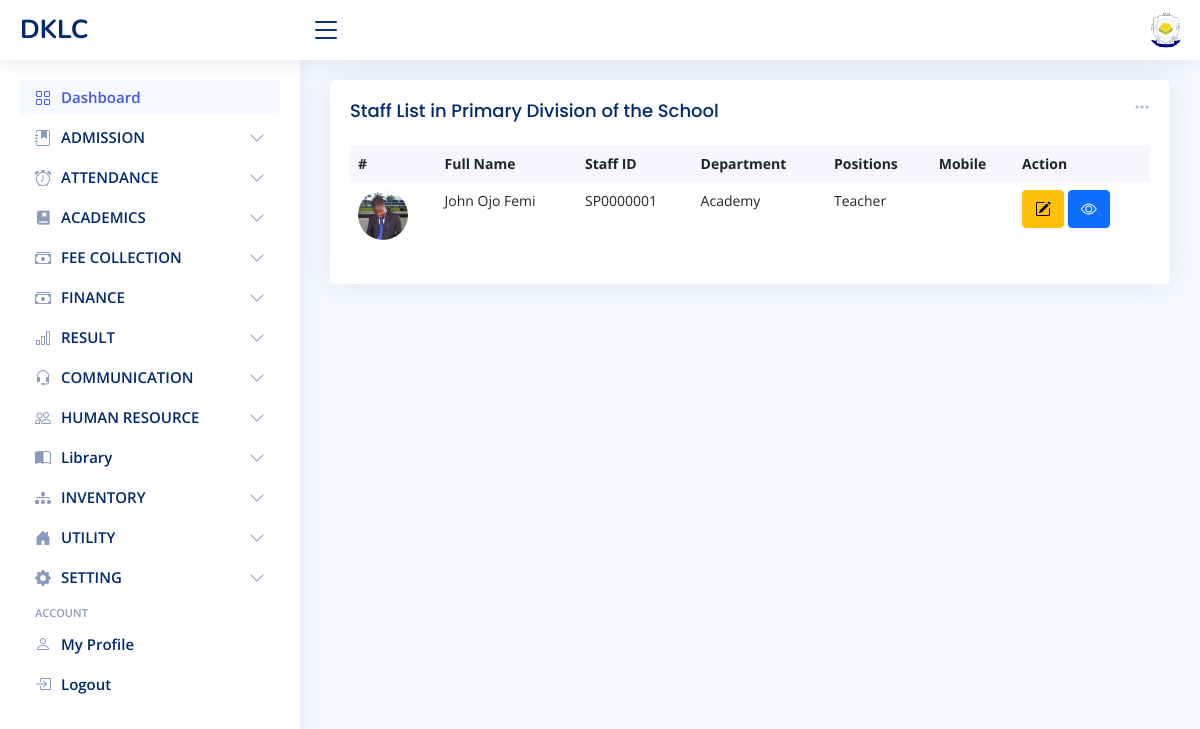
/human_resource/staff/index (signed in), run on the app's committed database.
### school_setting/models.py (models this page shows)
class SchoolGeneralInfoModel(models.Model):
    name = models.CharField(max_length=250)
    short_name = models.CharField(max_length=50)
    website = models.CharField(max_length=200)
    motto = models.CharField(max_length=250)
    SCHOOL_TYPE = (
        ('pri', 'PRIMARY'), ('sec', 'SECONDARY'), ('mix', 'MIXED')
    )
    school_type = models.CharField(max_length=200, choices=SCHOOL_TYPE)
    logo = models.FileField(upload_to='images/logo', blank=True)
    mobile_1 = models.CharField(max_length=20)
    mobile_2 = models.CharField(max_length=20, null=True, blank=True)
    email = models.EmailField()
    address = models.CharField(max_length=255)
    separate_school_section = models.BooleanField(default=True)
    TYPE = (
        ('pri', 'PRIMARY'), ('sec', 'SECONDARY'), ('mix', 'MIXED')
    )
    type = models.CharField(max_length=200, choices=TYPE)
    user = models.ForeignKey(User, on_delete=models.SET_NULL, null=True, blank=True)
    def __str__(self):
        return self.short_name.upper()

### human_resource/models.py (models this page shows, shortened)
class StaffModel(models.Model):
    surname = models.CharField(max_length=50)
    middle_name = models.CharField(max_length=50, null=True, blank=True, default='')
    last_name = models.CharField(max_length=50)
    image = models.FileField(upload_to='images/staff_images', blank=True, null=True)
    residential_address = models.CharField(max_length=200, blank=True, null=True)
    mobile = models.CharField(max_length=20, blank=True, null=True)
    email = models.EmailField(max_length=100, null=True, blank=True)
    state = models.CharField(max_length=100, null=True, blank=True)
    lga = models.CharField(max_length=100, null=True, blank=True)
    date_of_birth = models.DateField(null=True, blank=True)
    GENDER = (
        ('MALE', 'MALE'), ('FEMALE', 'FEMALE')
    )
    gender = models.CharField(max_length=10, choices=GENDER)
    MARITAL_STATUS = (
        ('single', 'SINGLE'), ('married', 'MARRIED'), ('widowed', 'WIDOWED'), ('separated', 'SEPARATED')
    )
    marital_status = models.CharField(max_length=30, choices=MARITAL_STATUS, null=True, blank=True)
    RELIGION = (
        ('christianity', 'CHRISTIANITY'), ('islam', 'ISLAM'), ('others', 'OTHERS')
    )
    religion = models.CharField(max_length=30, choices=RELIGION, null=True, blank=True)
    department = models.ForeignKey(DepartmentModel, on_delete=models.CASCADE, related_name='department_staffs')
    position = models.ForeignKey(PositionModel, on_delete=models.CASCADE, related_name='position_staffs')
    group = models.ForeignKey(Group, on_delete=models.CASCADE)
    staff_id = models.CharField(max_length=100, blank=True, null=True)
    employment_date = models.DateField(blank=True, null=True)
    cv = models.FileField(upload_to='staff/cv', null=True, blank=True)
    salary = models.BigIntegerField(blank=True, null=True, default=0)
    bank_name = models.CharField(max_length=100, null=True, blank=True)
    account_name = models.CharField(max_length=100, null=True, blank=True)
    account_number = models.CharField(max_length=50, null=True, blank=True)
    BG = (
        ('a+', 'A+'), ('a-', 'A-'), ('b+', 'B+'), ('b-', 'B-'), ('ab+', 'AB+'), ('ab-', 'AB-'), ('o+', 'O+'),
        ('o-', 'O-'),
    )
    blood_group = models.CharField(max_length=20, null=True, choices=BG, blank=True)
    GENOTYPE = (
        ('aa', 'AA'), ('as', 'AS'), ('ac', 'AC'), ('ss', 'SS')
    )
    genotype = models.CharField(max_length=20, null=True, blank=True, choices=GENOTYPE)
    age = models.IntegerField(null=True, blank=True)
    health_issues = models.TextField(null=True, blank=True)
    status = models.CharField(max_length=30, blank=True, default='active')
    can_teach = models.BooleanField(default=True, blank=True)
    barcode = models.FileField(upload_to='barcode/staff', null=True, blank=True)
    TYPE = (
        ('pri', 'PRIMARY'), ('sec', 'SECONDARY')
    )
    type = models.CharField(max_length=10, choices=TYPE, blank=True)
    user = models.ForeignKey(User, on_delete=models.SET_NULL, null=True, blank=True)
    updated_by = models.ForeignKey(User, on_delete=models.SET_NULL, null=True, blank=True,
                                   related_name='staff_updated_by')
    created_at = models.DateTimeField(auto_now_add=True, blank=True, null=True)
    updated_at = models.DateTimeField(auto_now=True, blank=True, null=True)
    class Meta:
        constraints = [
            models.UniqueConstraint(
                fields=['staff_id', 'type'],
                name='unique_staff_id'
            )
        ]

class PositionModel(models.Model):
    name = models.CharField(max_length=100)
    department = models.ForeignKey(DepartmentModel, on_delete=models.CASCADE, related_name='positions')
    description = models.TextField(null=True, blank=True)
    POSITION_TYPE = (
        ('pri', 'PRIMARY'), ('sec', 'SECONDARY')
    )
    type = models.CharField(max_length=10, choices=POSITION_TYPE, blank=True)
    user = models.ForeignKey(User, on_delete=models.SET_NULL, null=True, blank=True)
    updated_by = models.ForeignKey(User, on_delete=models.SET_NULL, null=True, blank=True,
                                   related_name='position_updated_by')
    created_at = models.DateTimeField(auto_now_add=True, blank=True, null=True)
    updated_at = models.DateTimeField(auto_now=True, blank=True, null=True)
    class Meta:
        constraints = [
            models.UniqueConstraint(
                fields=['name', 'department', 'type'],
                name='unique_dept_name_and_dept_and_type_combo'
            )
        ]

class DepartmentModel(models.Model):
    name = models.CharField(max_length=100)
    description = models.TextField(null=True, blank=True)
    DEPT_TYPE = (
        ('pri', 'PRIMARY'), ('sec', 'SECONDARY')
    )
    type = models.CharField(max_length=10, choices=DEPT_TYPE, blank=True)
    user = models.ForeignKey(User, on_delete=models.SET_NULL, null=True, blank=True)
    updated_by = models.ForeignKey(User, on_delete=models.SET_NULL, null=True, blank=True,
                                   related_name='department_updated_by')
    created_at = models.DateTimeField(auto_now_add=True, blank=True, null=True)
    updated_at = models.DateTimeField(auto_now=True, blank=True, null=True)
    class Meta:
        constraints = [
            models.UniqueConstraint(
                fields=['name', 'type'],
                name='unique_dept_name_type_combo'
            )
        ]

### human_resource/views.py (the view)
# urls.py: path('staff/index', StaffListView.as_view(), name='staff_index'),
class StaffListView(LoginRequiredMixin, PermissionRequiredMixin, ListView):
    model = StaffModel
    permission_required = 'human_resource.view_staffmodel'
    fields = '__all__'
    template_name = 'human_resource/staff/index.html'
    context_object_name = "staff_list"
    def get_queryset(self):
        school_setting = SchoolGeneralInfoModel.objects.first()
        if school_setting.separate_school_section:
            return StaffModel.objects.filter(type=self.request.user.profile.type, status='active').order_by('surname')
        else:
            return StaffModel.objects.filter(status='active').order_by('surname')
    def get_context_data(self, **kwargs):
        context = super().get_context_data(**kwargs)
        return context

### human_resource/templates/human_resource/staff/index.html (shortened to what this page needs)
{% extends 'admin_dashboard/layout.html' %}
{% load static %}
{% block 'main' %}
<div class="col-12">
    <div class="card recent-sales overflow-auto">
        <div class="filter">
            <a class="icon" href="#" data-bs-toggle="dropdown"><i class="bi bi-three-dots"></i></a>
        </div>
        <div class="card-body">
            <h5 class="card-title">Staff List
            {% if school_info.separate_school_section and school_info.school_type == 'mix' %}
                    {% if user.profile.type == 'pri' %}
                        in Primary Division of the School
                    {% elif user.profile.type == 'sec' %}
                        in Secondary Division of the School
                    {% elif user.profile.type == 'mix' %}
                        in the School
                    {% endif %}
                {% endif %}</h5>
            <table class="table table-borderless datatable">
                <thead>
                <tr>
                    <th scope="col">#</th>
                    <th scope="col">Full Name</th>
                    <th scope="col">Staff ID</th>
                    <th scope="col">Department</th>
                    <th scope="col">Positions</th>
                    <th scope="col">Mobile</th>
                    <th scope="col">Action</th>
                </tr>
                </thead>
                <tbody>
                {% if staff_list %}
                {% for staff in staff_list %}
                <tr>
                    <th scope="row"><img class="rounded-circle" style="width:50px" {% if staff.image %} src="/media/{{ staff.image }}" {% else %} src="{% static 'admin_dashboard/images/default_image.jpg' %}" {% endif %} /> </th>
                    <td>{{ staff.surname|title }} {% if staff.middle_name %} {{ staff.middle_name|title }} {% endif %} {{ staff.last_name|title }}</td>
                    <td>{{ staff.staff_id|upper }} </td>
                    <td>{{ staff.position.department.name|title }}</td>
                    <td>{{ staff.position.name|title }} </td>
                    <td>{% if staff.mobile %} {{ staff.mobile }} {% endif %}</td>
                    <td>
                        <a href="{% url 'staff_edit' staff.id %}" class="btn btn-warning"><i class="bi bi-pencil-square"></i></a>
                        <a href="{% url 'staff_detail' staff.id %}" class="btn btn-primary"><i class="bi bi-eye"></i></a>
                    </td>
                </tr>
                {% endfor %}
                {% endif %}
                </tbody>
            </table>
        </div>
    </div>
</div>
{%endblock %}

### admin_dashboard/templates/admin_dashboard/layout.html (shortened to what this page needs)
<!DOCTYPE html>
{% load static %}
<html lang="en">
<head>
  <link href="{% static 'admin_dashboard/vendor/bootstrap/css/bootstrap.min.css' %}" rel="stylesheet">
  <link href="{% static 'admin_dashboard/vendor/bootstrap-icons/bootstrap-icons.css' %}" rel="stylesheet">
  <link href="{% static 'admin_dashboard/vendor/boxicons/css/boxicons.min.css' %}" rel="stylesheet">
  <link href="{% static 'admin_dashboard/vendor/quill/quill.snow.css' %}" rel="stylesheet">
  <link href="{% static 'admin_dashboard/vendor/quill/quill.bubble.css' %}" rel="stylesheet">
  <link href="{% static 'admin_dashboard/vendor/remixicon/remixicon.css' %}" rel="stylesheet">
  <link href="{% static 'admin_dashboard/vendor/simple-datatables/style.css' %}" rel="stylesheet">
  <link href="{% static 'admin_dashboard/styles/style.css' %}" rel="stylesheet">
</head>
<body>
  <header id="header" class="header non-printable fixed-top d-flex align-items-center">
    <div class="d-flex align-items-center justify-content-between">
      <a href="{% url 'admin_dashboard' %}" class="logo d-flex align-items-center">
        <span class="d-none d-lg-block">{{ school_info|upper }}</span>
      </a>
      <i class="bi bi-list toggle-sidebar-btn"></i>
    </div>
    <nav class="header-nav ms-auto">
      <ul class="d-flex align-items-center">
        <li class="nav-item dropdown pe-3">
          <a class="nav-link nav-profile d-flex align-items-center pe-0" href="#" data-bs-toggle="dropdown">
            {% if user.is_superuser %}
                <img src="/media/{{ school_info.logo }}" alt="Profile" class="rounded-circle">
            {% else %}
                {% if user.profile.staff.image %}
                    <img src="/media/{{user.profile.staff.image}}" alt="Profile" class="rounded-circle">
                {% else %}
                    <img src="{% static 'admin_dashboard/images/default_image.jpg' %}" alt="Profile" class="rounded-circle">
                {% endif %}
            {% endif %}
          </a>
        </li>
      </ul>
    </nav>
  </header>
  <aside id="sidebar" class="sidebar non-printable" style="">
    <ul class="sidebar-nav" id="sidebar-nav">
      <li class="nav-item">
        <a class="nav-link " href="{% url 'admin_dashboard' %}">
          <i class="bi bi-grid"></i>
          <span>Dashboard</span>
        </a>
      </li>
      <li class="nav-item">
        <a class="nav-link collapsed" data-bs-target="#stud" data-bs-toggle="collapse" href="#">
          <i class="bi bi-journal-bookmark-fill"></i><span>ADMISSION</span><i class="bi bi-chevron-down ms-auto"></i>
        </a>
      </li>
	<li class="nav-item">
        <a class="nav-link collapsed" data-bs-target="#sb_att" data-bs-toggle="collapse" href="#">
          <i class="bi bi-alarm"></i><span>ATTENDANCE</span><i class="bi bi-chevron-down ms-auto"></i>
        </a>
      </li>
      <li class="nav-item">
        <a class="nav-link collapsed" data-bs-target="#acad" data-bs-toggle="collapse" href="#">
          <i class="ri-book-mark-fill"></i><span>ACADEMICS</span><i class="bi bi-chevron-down ms-auto"></i>
        </a>
      </li>
      <li class="nav-item">
        <a class="nav-link collapsed" data-bs-target="#fee" data-bs-toggle="collapse" href="#">
          <i class="bi bi-cash-stack"></i><span>FEE COLLECTION</span><i class="bi bi-chevron-down ms-auto"></i>
        </a>
      </li>
      <li class="nav-item">
        <a class="nav-link collapsed" data-bs-target="#nav-fin" data-bs-toggle="collapse" href="#">
          <i class="bi bi-cash-stack"></i><span>FINANCE</span><i class="bi bi-chevron-down ms-auto"></i>
        </a>
      </li>
      <li class="nav-item">
        <a class="nav-link collapsed" data-bs-target="#result" data-bs-toggle="collapse" href="#">
          <i class="bi bi-bar-chart"></i><span>RESULT</span><i class="bi bi-chevron-down ms-auto"></i>
        </a>
      </li>
      <li class="nav-item">
        <a class="nav-link collapsed" data-bs-target="#communication" data-bs-toggle="collapse" href="#">
          <i class="bi bi-headset"></i><span>COMMUNICATION</span><i class="bi bi-chevron-down ms-auto"></i>
        </a>
      </li>
      <li class="nav-item">
        <a class="nav-link collapsed" data-bs-target="#hr" data-bs-toggle="collapse" href="#">
          <i class="bi bi-people"></i><span>HUMAN RESOURCE</span><i class="bi bi-chevron-down ms-auto"></i>
        </a>
      </li>
      <li class="nav-item">
        <a class="nav-link collapsed" data-bs-target="#lib-side-bar" data-bs-toggle="collapse" href="#">
          <i class="bi bi-book-half"></i><span>Library</span><i class="bi bi-chevron-down ms-auto"></i>
        </a>
      </li>
      <li class="nav-item">
        <a class="nav-link collapsed" data-bs-target="#invent-side-bar" data-bs-toggle="collapse" href="#">
          <i class="bi bi-diagram-3-fill"></i><span>INVENTORY</span><i class="bi bi-chevron-down ms-auto"></i>
        </a>
      </li>
      <li class="nav-item">
        <a class="nav-link collapsed" data-bs-target="#hostel" data-bs-toggle="collapse" href="#">
          <i class="bi bi-house-door-fill"></i><span>UTILITY</span><i class="bi bi-chevron-down ms-auto"></i>
        </a>
      </li>
      <li class="nav-item">
        <a class="nav-link collapsed" data-bs-target="#tables-nav" data-bs-toggle="collapse" href="#">
          <i class="bi bi-gear-fill"></i><span>SETTING</span><i class="bi bi-chevron-down ms-auto"></i>
        </a>
      </li>
      <li class="nav-heading">Account</li>
      <li class="nav-item">
        <a class="nav-link collapsed" href="{% url 'user_profile' %}">
          <i class="bi bi-person"></i>
          <span>My Profile</span>
        </a>
      </li>
      <li class="nav-item">
        <a class="nav-link collapsed" href="{% url 'logout' %}">
          <i class="bi bi-box-arrow-in-right"></i>
          <span>Logout</span>
        </a>
      </li>
    </ul>
  </aside>
  <main id="main" class="main">
    <section class="section dashboard">
      {% block 'main' %} {% endblock %}
    </section>
  </main>
</body>
</html>

### data on the page
SchoolGeneralInfoModel: short_name "DKLC", logo (picture)
StaffModel: image (picture), surname "John", middle_name "Ojo", last_name "Femi", staff_id "SP0000001", position.department.name "Academy", position.name "Teacher"
